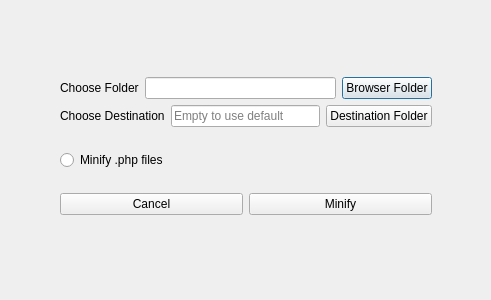
<?xml version="1.0" encoding="UTF-8"?>
<ui version="4.0">
 <class>Laraminifier</class>
 <widget class="QDialog" name="Laraminifier">
  <property name="geometry">
   <rect>
    <x>0</x>
    <y>0</y>
    <width>491</width>
    <height>300</height>
   </rect>
  </property>
  <property name="windowTitle">
   <string>Laraminifier</string>
  </property>
  <widget class="QWidget" name="">
   <property name="geometry">
    <rect>
     <x>60</x>
     <y>60</y>
     <width>372</width>
     <height>172</height>
    </rect>
   </property>
   <layout class="QVBoxLayout" name="verticalLayout_2">
    <item>
     <layout class="QVBoxLayout" name="verticalLayout">
      <item>
       <layout class="QHBoxLayout" name="horizontalLayout">
        <item>
         <widget class="QLabel" name="label">
          <property name="text">
           <string>Choose Folder</string>
          </property>
         </widget>
        </item>
        <item>
         <widget class="QLineEdit" name="lineEdit"/>
        </item>
        <item>
         <widget class="QPushButton" name="browse_folder_btn">
          <property name="text">
           <string>Browser Folder</string>
          </property>
         </widget>
        </item>
       </layout>
      </item>
      <item>
       <layout class="QHBoxLayout" name="horizontalLayout_2">
        <item>
         <widget class="QLabel" name="label_2">
          <property name="text">
           <string>Choose Destination</string>
          </property>
         </widget>
        </item>
        <item>
         <widget class="QLineEdit" name="lineEdit_2">
          <property name="placeholderText">
           <string>Empty to use default</string>
          </property>
         </widget>
        </item>
        <item>
         <widget class="QPushButton" name="browse_folder_btn_2">
          <property name="text">
           <string>Destination Folder</string>
          </property>
         </widget>
        </item>
       </layout>
      </item>
     </layout>
    </item>
    <item>
     <widget class="QRadioButton" name="radioButton">
      <property name="text">
       <string>Minify .php files</string>
      </property>
     </widget>
    </item>
    <item>
     <layout class="QHBoxLayout" name="horizontalLayout_3">
      <item>
       <widget class="QPushButton" name="pushButton">
        <property name="text">
         <string>Cancel</string>
        </property>
       </widget>
      </item>
      <item>
       <widget class="QPushButton" name="pushButton_2">
        <property name="text">
         <string>Minify</string>
        </property>
       </widget>
      </item>
     </layout>
    </item>
   </layout>
  </widget>
 </widget>
 <resources/>
 <connections>
  <connection>
   <sender>browse_folder_btn</sender>
   <signal>clicked()</signal>
   <receiver>Laraminifier</receiver>
   <slot>hide()</slot>
   <hints>
    <hint type="sourcelabel">
     <x>375</x>
     <y>77</y>
    </hint>
    <hint type="destinationlabel">
     <x>245</x>
     <y>149</y>
    </hint>
   </hints>
  </connection>
 </connections>
</ui>
